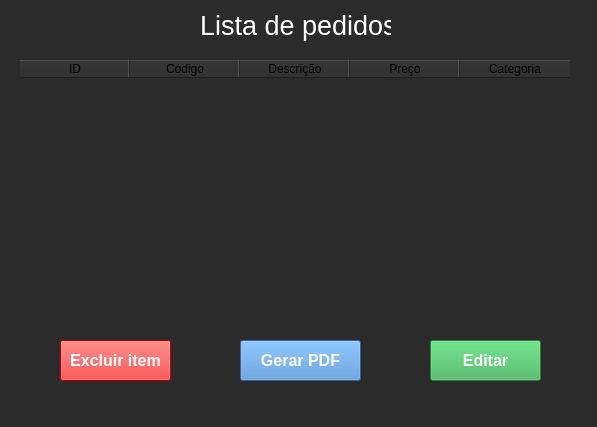
<?xml version="1.0" encoding="UTF-8"?>
<ui version="4.0">
 <class>MainWindow</class>
 <widget class="QMainWindow" name="MainWindow">
  <property name="geometry">
   <rect>
    <x>0</x>
    <y>0</y>
    <width>597</width>
    <height>427</height>
   </rect>
  </property>
  <property name="windowTitle">
   <string>MainWindow</string>
  </property>
  <property name="styleSheet">
   <string notr="true">background-color: rgb(74, 74, 74);
background-color: rgb(43, 43, 43);</string>
  </property>
  <widget class="QWidget" name="centralwidget">
   <widget class="QLabel" name="label">
    <property name="geometry">
     <rect>
      <x>200</x>
      <y>10</y>
      <width>191</width>
      <height>31</height>
     </rect>
    </property>
    <property name="font">
     <font>
      <pointsize>20</pointsize>
     </font>
    </property>
    <property name="styleSheet">
     <string notr="true">color: rgb(255, 255, 255);</string>
    </property>
    <property name="text">
     <string>Lista de pedidos</string>
    </property>
   </widget>
   <widget class="QTableWidget" name="tableWidget">
    <property name="geometry">
     <rect>
      <x>20</x>
      <y>60</y>
      <width>571</width>
      <height>251</height>
     </rect>
    </property>
    <property name="font">
     <font>
      <pointsize>12</pointsize>
     </font>
    </property>
    <property name="styleSheet">
     <string notr="true">background-color: rgb(43, 43, 43);
gridline-color: rgb(182, 182, 182);
color: rgb(255, 255, 255);</string>
    </property>
    <property name="frameShape">
     <enum>QFrame::NoFrame</enum>
    </property>
    <property name="frameShadow">
     <enum>QFrame::Sunken</enum>
    </property>
    <property name="lineWidth">
     <number>1</number>
    </property>
    <property name="alternatingRowColors">
     <bool>false</bool>
    </property>
    <property name="showGrid">
     <bool>false</bool>
    </property>
    <property name="cornerButtonEnabled">
     <bool>true</bool>
    </property>
    <attribute name="horizontalHeaderVisible">
     <bool>true</bool>
    </attribute>
    <attribute name="horizontalHeaderMinimumSectionSize">
     <number>39</number>
    </attribute>
    <attribute name="horizontalHeaderDefaultSectionSize">
     <number>110</number>
    </attribute>
    <attribute name="horizontalHeaderHighlightSections">
     <bool>true</bool>
    </attribute>
    <attribute name="verticalHeaderVisible">
     <bool>false</bool>
    </attribute>
    <attribute name="verticalHeaderHighlightSections">
     <bool>true</bool>
    </attribute>
    <column>
     <property name="text">
      <string>ID</string>
     </property>
     <property name="foreground">
      <brush brushstyle="SolidPattern">
       <color alpha="255">
        <red>0</red>
        <green>0</green>
        <blue>0</blue>
       </color>
      </brush>
     </property>
    </column>
    <column>
     <property name="text">
      <string>Código</string>
     </property>
     <property name="foreground">
      <brush brushstyle="SolidPattern">
       <color alpha="255">
        <red>0</red>
        <green>0</green>
        <blue>0</blue>
       </color>
      </brush>
     </property>
    </column>
    <column>
     <property name="text">
      <string>Descrição</string>
     </property>
     <property name="foreground">
      <brush brushstyle="SolidPattern">
       <color alpha="255">
        <red>0</red>
        <green>0</green>
        <blue>0</blue>
       </color>
      </brush>
     </property>
    </column>
    <column>
     <property name="text">
      <string>Preço</string>
     </property>
     <property name="foreground">
      <brush brushstyle="SolidPattern">
       <color alpha="255">
        <red>0</red>
        <green>0</green>
        <blue>0</blue>
       </color>
      </brush>
     </property>
    </column>
    <column>
     <property name="text">
      <string>Categoria</string>
     </property>
     <property name="foreground">
      <brush brushstyle="SolidPattern">
       <color alpha="255">
        <red>0</red>
        <green>0</green>
        <blue>0</blue>
       </color>
      </brush>
     </property>
    </column>
   </widget>
   <widget class="QPushButton" name="pushButton">
    <property name="geometry">
     <rect>
      <x>240</x>
      <y>340</y>
      <width>121</width>
      <height>41</height>
     </rect>
    </property>
    <property name="font">
     <font>
      <pointsize>12</pointsize>
      <weight>75</weight>
      <bold>true</bold>
     </font>
    </property>
    <property name="styleSheet">
     <string notr="true">color: rgb(255, 255, 255);
background-color: rgb(85, 170, 255);
background-color: rgb(70, 139, 209);</string>
    </property>
    <property name="text">
     <string>Gerar PDF</string>
    </property>
   </widget>
   <widget class="QPushButton" name="pushButton_2">
    <property name="geometry">
     <rect>
      <x>60</x>
      <y>340</y>
      <width>111</width>
      <height>41</height>
     </rect>
    </property>
    <property name="font">
     <font>
      <pointsize>12</pointsize>
      <weight>75</weight>
      <bold>true</bold>
     </font>
    </property>
    <property name="styleSheet">
     <string notr="true">color: rgb(255, 255, 255);
background-color: rgb(255, 0, 0);</string>
    </property>
    <property name="text">
     <string>Excluir item</string>
    </property>
   </widget>
   <widget class="QPushButton" name="pushButton_3">
    <property name="geometry">
     <rect>
      <x>430</x>
      <y>340</y>
      <width>111</width>
      <height>41</height>
     </rect>
    </property>
    <property name="font">
     <font>
      <pointsize>12</pointsize>
      <weight>75</weight>
      <bold>true</bold>
     </font>
    </property>
    <property name="styleSheet">
     <string notr="true">background-color: rgb(59, 177, 87);
color: rgb(255, 255, 255);</string>
    </property>
    <property name="text">
     <string>Editar</string>
    </property>
   </widget>
  </widget>
  <widget class="QMenuBar" name="menubar">
   <property name="geometry">
    <rect>
     <x>0</x>
     <y>0</y>
     <width>597</width>
     <height>21</height>
    </rect>
   </property>
  </widget>
  <widget class="QStatusBar" name="statusbar"/>
 </widget>
 <resources/>
 <connections/>
</ui>
